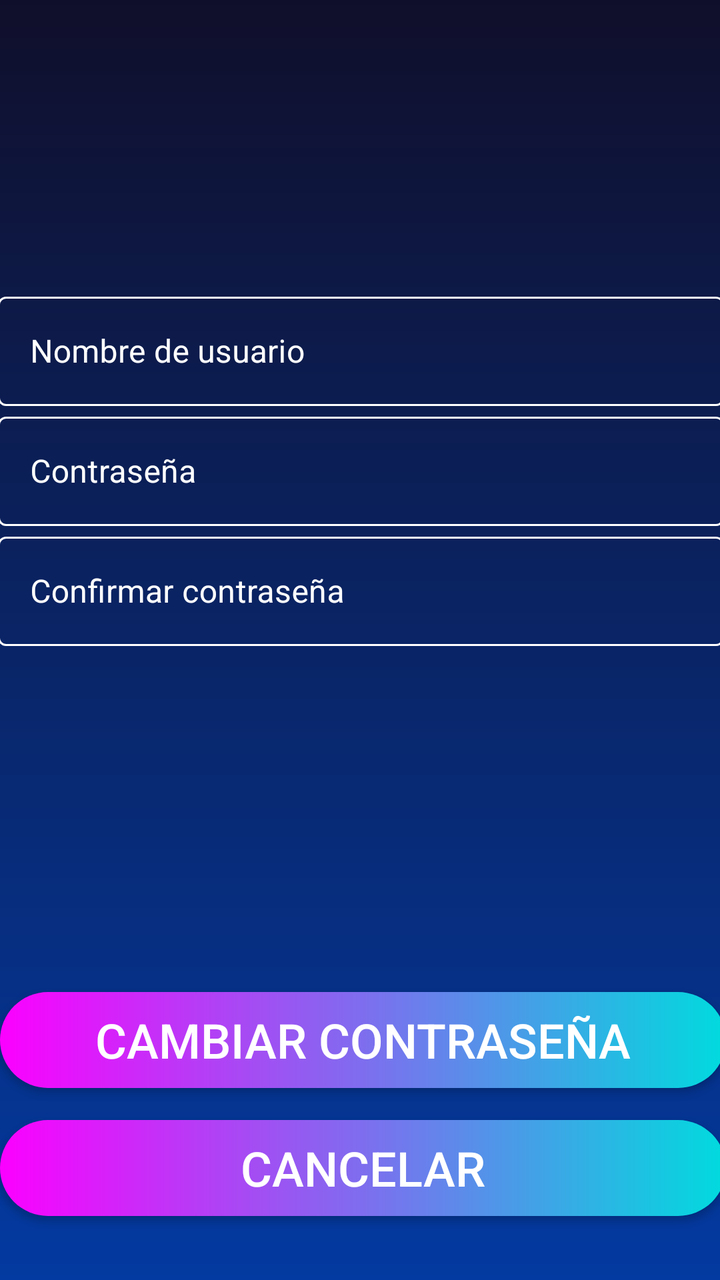
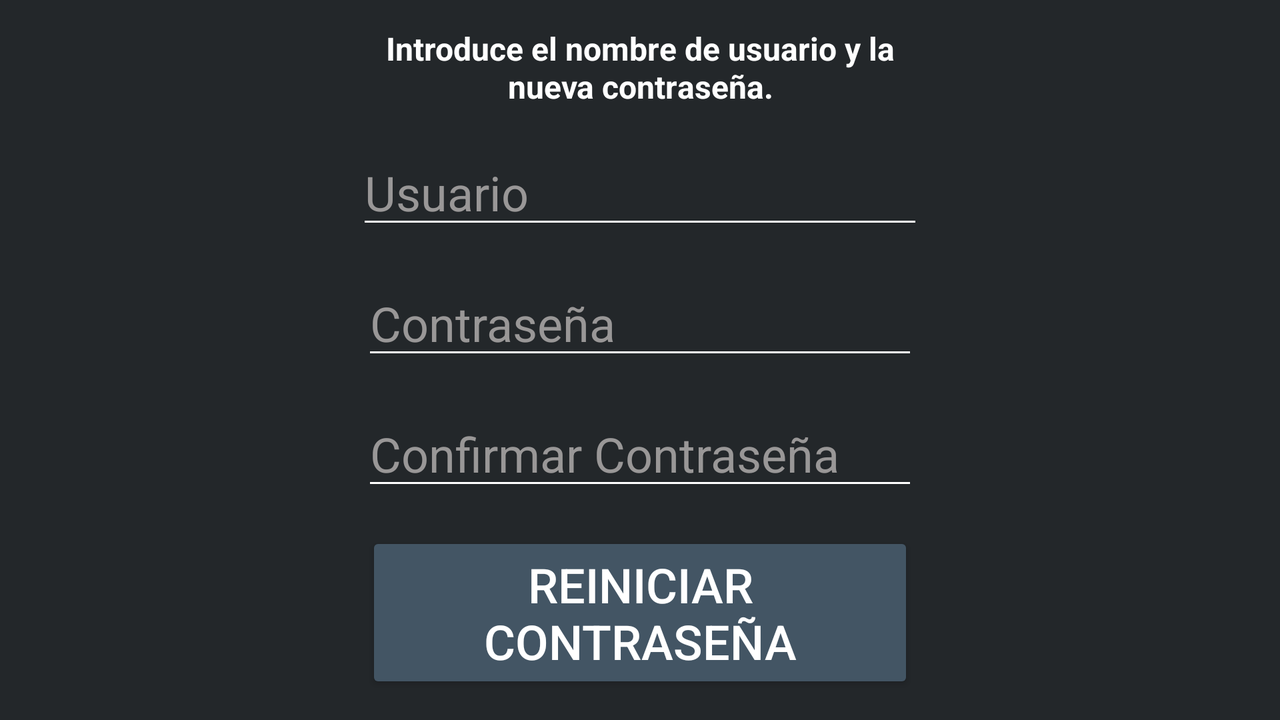

The same Android screen from two of the app's own layout files: first res/layout/ as a phone draws it, then the repository's variant for another configuration, drawn on a device whose configuration selects that folder. Both files follow.
<!-- AndroidManifest.xml: application theme Theme.MiraVereda -->
<!-- res/layout/activity_reiniciar_contrasenya.xml -->
<?xml version="1.0" encoding="utf-8"?>
<androidx.constraintlayout.widget.ConstraintLayout xmlns:android="http://schemas.android.com/apk/res/android"
    xmlns:app="http://schemas.android.com/apk/res-auto"
    xmlns:tools="http://schemas.android.com/tools"
    android:layout_width="match_parent"
    android:layout_height="match_parent"
    android:background="@drawable/fondo">

    <com.google.android.material.textfield.TextInputLayout
        android:id="@+id/layoutNuevaContrasenyaConfirmacionReiniciarContrasenya"
        style="@style/Widget.MaterialComponents.TextInputLayout.OutlinedBox.Dense"
        android:layout_width="363dp"
        android:layout_height="60dp"
        android:textColorHint="@color/white"
        app:boxStrokeColor="@color/white"
        app:counterTextColor="@color/white"
        app:helperTextTextColor="@color/white"
        app:hintTextColor="@color/white"
        app:layout_constraintEnd_toEndOf="@+id/layoutNuevaContrasenyaReiniciarContrasenya"
        app:layout_constraintStart_toStartOf="@+id/layoutNuevaContrasenyaReiniciarContrasenya"
        app:layout_constraintTop_toBottomOf="@+id/layoutNuevaContrasenyaReiniciarContrasenya"
        app:placeholderTextColor="@color/white"
        app:prefixTextColor="@color/white"
        app:suffixTextColor="@color/white">

        <com.google.android.material.textfield.TextInputEditText
            android:id="@+id/editTextNuevaContrasenyaConfirmacionReiniciarContrasenya"
            android:layout_width="match_parent"
            android:layout_height="match_parent"
            android:drawableLeft="@drawable/icono_contrasenya_blanco"
            android:hint="Confirmar contraseña"
            android:inputType="text|textPassword|textNoSuggestions"
            android:textColor="@color/white"
            android:textSize="16sp" />
    </com.google.android.material.textfield.TextInputLayout>

    <com.google.android.material.textfield.TextInputLayout
        android:id="@+id/layoutUsuarioReiniciarContrasenya"
        style="@style/Widget.MaterialComponents.TextInputLayout.OutlinedBox.Dense"
        android:layout_width="363dp"
        android:layout_height="60dp"
        android:layout_marginBottom="150dp"
        android:textColorHint="@color/white"
        app:boxStrokeColor="@color/white"
        app:counterTextColor="@color/white"
        app:helperTextTextColor="@color/white"
        app:hintTextColor="@color/white"
        app:layout_constraintBottom_toTopOf="@+id/buttonConfirmarReiniciarContrasenya"
        app:layout_constraintEnd_toEndOf="parent"
        app:layout_constraintStart_toStartOf="parent"
        app:layout_constraintTop_toTopOf="parent"
        app:placeholderTextColor="@color/white"
        app:prefixTextColor="@color/white"
        app:suffixTextColor="@color/white">

        <com.google.android.material.textfield.TextInputEditText
            android:id="@+id/editTextUsuarioReiniciarContrasenya"
            android:layout_width="match_parent"
            android:layout_height="match_parent"
            android:drawableLeft="@drawable/icono_usuario_blanco"
            android:hint="Nombre de usuario"
            android:textColor="@color/white"
            android:textSize="16sp" />
    </com.google.android.material.textfield.TextInputLayout>

    <com.google.android.material.textfield.TextInputLayout
        android:id="@+id/layoutNuevaContrasenyaReiniciarContrasenya"
        style="@style/Widget.MaterialComponents.TextInputLayout.OutlinedBox.Dense"
        android:layout_width="363dp"
        android:layout_height="60dp"
        android:textColorHint="@color/white"
        app:boxStrokeColor="@color/white"
        app:counterTextColor="@color/white"
        app:helperTextTextColor="@color/white"
        app:hintTextColor="@color/white"
        app:layout_constraintEnd_toEndOf="@+id/layoutUsuarioReiniciarContrasenya"
        app:layout_constraintStart_toStartOf="@+id/layoutUsuarioReiniciarContrasenya"
        app:layout_constraintTop_toBottomOf="@+id/layoutUsuarioReiniciarContrasenya"
        app:placeholderTextColor="@color/white"
        app:prefixTextColor="@color/white"
        app:suffixTextColor="@color/white">

        <com.google.android.material.textfield.TextInputEditText
            android:id="@+id/editTextNuevaContrasenyaReiniciarContrasenya"
            android:layout_width="match_parent"
            android:layout_height="match_parent"
            android:drawableLeft="@drawable/icono_contrasenya_blanco"
            android:hint="Contraseña"
            android:inputType="textPassword"
            android:textColor="@color/white"
            android:textSize="16sp" />
    </com.google.android.material.textfield.TextInputLayout>

    <Button
        android:id="@+id/buttonConfirmarReiniciarContrasenya"
        android:layout_width="363dp"
        android:layout_height="wrap_content"
        android:layout_marginBottom="16dp"
        android:background="@drawable/boton_custom"
        android:text="CAMBIAR CONTRASEÑA"
        android:textColor="#FFFFFF"
        android:textSize="24sp"
        app:layout_constraintBottom_toTopOf="@+id/cancelarReiniciarContrasenya"
        app:shapeAppearance="@style/CardView"
        tools:layout_editor_absoluteX="24dp" />

    <Button
        android:id="@+id/cancelarReiniciarContrasenya"
        android:layout_width="363dp"
        android:layout_height="wrap_content"
        android:layout_marginBottom="32dp"
        android:background="@drawable/boton_custom"
        android:text="CANCELAR"
        android:textColor="#FFFFFF"
        android:textSize="24sp"
        app:layout_constraintBottom_toBottomOf="parent"
        app:layout_constraintEnd_toEndOf="@+id/buttonConfirmarReiniciarContrasenya"
        app:layout_constraintStart_toStartOf="@+id/buttonConfirmarReiniciarContrasenya"
        app:shapeAppearance="@style/CardView" />

</androidx.constraintlayout.widget.ConstraintLayout>
<!-- resources referenced by this layout -->
<resources>
  <color name="white">#FFFFFFFF</color>
  <!-- drawable boton_custom (drawable) -->
  <?xml version="1.0" encoding="utf-8"?>
  <shape xmlns:android="http://schemas.android.com/apk/res/android" android:shape="rectangle">
      <gradient android:startColor="#fc00ff" android:endColor="#00dbde" android:type="linear"/>
      <corners android:radius="50dp"/>
  </shape>
  <!-- drawable fondo (drawable) -->
  <?xml version="1.0" encoding="utf-8"?>
  <shape xmlns:android="http://schemas.android.com/apk/res/android" android:shape="rectangle">
      <gradient android:startColor="#100f2b" android:endColor="#033aa1" android:type="linear" android:angle="270"/>
  </shape>
  <style name="Theme.MiraVereda" parent="Theme.MaterialComponents.DayNight.NoActionBar.Bridge">
          
          <item name="colorPrimary">@color/black</item>
          <item name="colorPrimaryVariant">@color/black</item>
          <item name="colorOnPrimary">@color/black</item>
          
          <item name="colorSecondary">@color/black</item>
          <item name="colorSecondaryVariant">@color/black</item>
          <item name="colorOnSecondary">@color/black</item>
          
          <item name="android:statusBarColor">?attr/colorPrimaryVariant</item>
          <item name="android:navigationBarColor">?attr/colorPrimaryVariant</item>
          
      </style>
  <color name="black">#000000</color>
</resources>
<!-- res/layout-land/activity_reiniciar_contrasenya.xml (the repository's variant of the layout above) -->
<!-- drawn on the phone turned sideways -->
<?xml version="1.0" encoding="utf-8"?>
<androidx.constraintlayout.widget.ConstraintLayout xmlns:android="http://schemas.android.com/apk/res/android"
    xmlns:app="http://schemas.android.com/apk/res-auto"
    xmlns:tools="http://schemas.android.com/tools"
    android:layout_width="match_parent"
    android:layout_height="match_parent"
    android:background="@color/background">

    <TextView
        android:id="@+id/textView"
        android:layout_width="0dp"
        android:layout_height="wrap_content"
        android:layout_marginBottom="8dp"
        android:text="Introduce el nombre de usuario y la nueva contraseña."
        android:textAlignment="center"
        android:textColor="@color/white"
        android:textSize="16sp"
        android:textStyle="bold"
        app:layout_constraintBottom_toTopOf="@+id/editTextActualizarUsuario"
        app:layout_constraintEnd_toEndOf="@+id/editTextActualizarUsuario"
        app:layout_constraintStart_toStartOf="@+id/editTextActualizarUsuario"
        app:layout_constraintTop_toTopOf="parent"
        app:layout_constraintVertical_chainStyle="packed" />

    <EditText
        android:id="@+id/editTextActualizarUsuario"
        android:layout_width="wrap_content"
        android:layout_height="wrap_content"
        android:layout_marginTop="8dp"
        android:layout_marginBottom="8dp"
        android:backgroundTint="@color/white"
        android:ems="10"
        android:hint="Usuario"
        android:inputType="text"
        android:textColor="@color/white"
        android:textColorHint="#999797"
        android:textSize="24sp"
        app:layout_constraintBottom_toTopOf="@+id/editTextActualizarContrasenya"
        app:layout_constraintEnd_toEndOf="parent"
        app:layout_constraintStart_toStartOf="parent"
        app:layout_constraintTop_toBottomOf="@+id/textView" />

    <EditText
        android:id="@+id/editTextActualizarContrasenya"
        android:layout_width="278dp"
        android:layout_height="wrap_content"
        android:layout_marginTop="8dp"
        android:layout_marginBottom="8dp"
        android:backgroundTint="@color/white"
        android:ems="10"
        android:hint="Contraseña"
        android:inputType="textPassword"
        android:textColor="#000000"
        android:textColorHint="#999797"
        android:textSize="24sp"
        app:layout_constraintBottom_toTopOf="@+id/editTextActualizarContrasenyaConfirmacion"
        app:layout_constraintEnd_toEndOf="@+id/editTextActualizarUsuario"
        app:layout_constraintStart_toStartOf="@+id/editTextActualizarUsuario"
        app:layout_constraintTop_toBottomOf="@+id/editTextActualizarUsuario" />

    <EditText
        android:id="@+id/editTextActualizarContrasenyaConfirmacion"
        android:layout_width="278dp"
        android:layout_height="wrap_content"
        android:layout_marginTop="8dp"
        android:layout_marginBottom="8dp"
        android:backgroundTint="@color/white"
        android:ems="10"
        android:hint="Confirmar Contraseña"
        android:inputType="textPassword"
        android:textColor="#000000"
        android:textColorHint="#999797"
        android:textSize="24sp"
        app:layout_constraintBottom_toTopOf="@+id/buttonConfirmarNuevaContrasenya"
        app:layout_constraintEnd_toEndOf="@+id/editTextActualizarContrasenya"
        app:layout_constraintStart_toStartOf="@+id/editTextActualizarContrasenya"
        app:layout_constraintTop_toBottomOf="@+id/editTextActualizarContrasenya" />

    <Button
        android:id="@+id/buttonConfirmarNuevaContrasenya"
        android:layout_width="274dp"
        android:layout_height="wrap_content"
        android:layout_marginTop="8dp"
        android:backgroundTint="@color/gray"
        android:text="Reiniciar Contraseña"
        android:textColor="#FFFFFF"
        android:textSize="24sp"
        app:layout_constraintBottom_toBottomOf="parent"
        app:layout_constraintEnd_toEndOf="@+id/editTextActualizarContrasenyaConfirmacion"
        app:layout_constraintStart_toStartOf="@+id/editTextActualizarContrasenyaConfirmacion"
        app:layout_constraintTop_toBottomOf="@+id/editTextActualizarContrasenyaConfirmacion"
        app:shapeAppearance="@style/CardView" />

</androidx.constraintlayout.widget.ConstraintLayout>
<!-- resources referenced by the variant -->
<!-- as the phone turned sideways resolves them -->
<resources>
  <color name="background">#23272A</color>
  <color name="gray">#435564</color>
  <color name="white">#FFFFFFFF</color>
  <style name="Theme.MiraVereda" parent="Theme.MaterialComponents.DayNight.NoActionBar.Bridge">
          
          <item name="colorPrimary">@color/black</item>
          <item name="colorPrimaryVariant">@color/black</item>
          <item name="colorOnPrimary">@color/black</item>
          
          <item name="colorSecondary">@color/black</item>
          <item name="colorSecondaryVariant">@color/black</item>
          <item name="colorOnSecondary">@color/black</item>
          
          <item name="android:statusBarColor">?attr/colorPrimaryVariant</item>
          <item name="android:navigationBarColor">?attr/colorPrimaryVariant</item>
          
      </style>
  <color name="black">#000000</color>
</resources>
